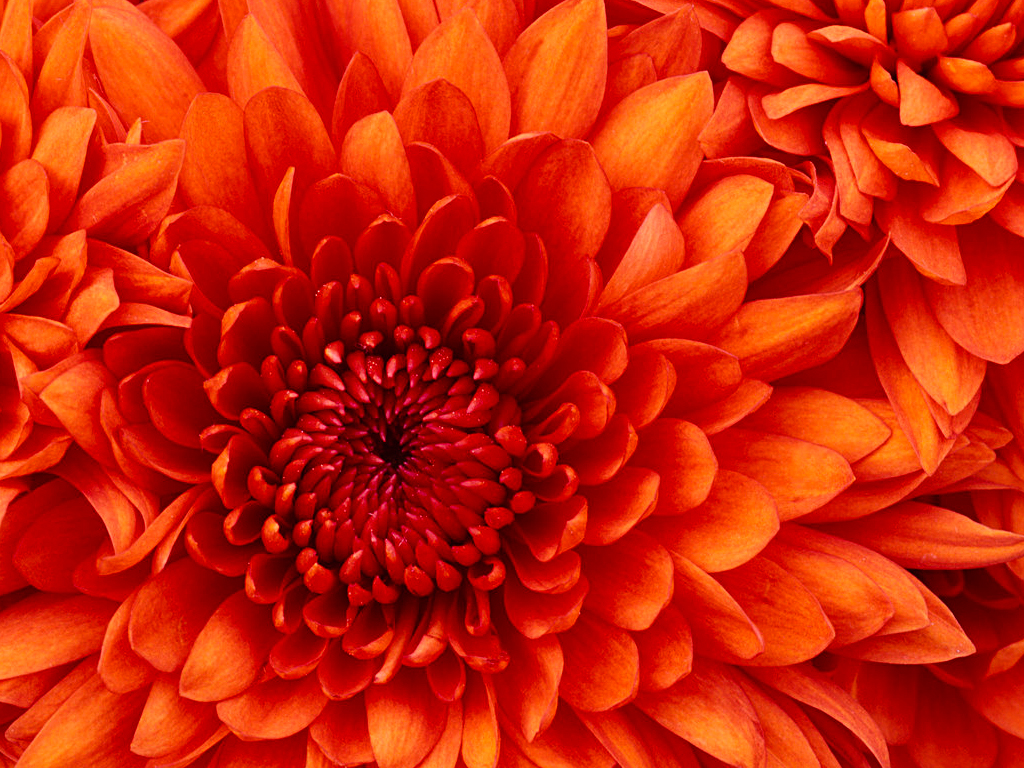
#> input picture detect-color/Chrysanthemum.jpg, 1024 x 768 px
$ python detect_color.py --image Chrysanthemum.jpg
#> lines starting #> are read from the running program, lines starting #| are printed output that depends on the picture; after the words box and inside, x2 and y2 are one past the last pixel; in counts of white or black regions, pixels touching at a corner belong together
# import the necessary packages
import numpy as np
import argparse
import cv2

# construct the argument parse and parse the arguments
ap = argparse.ArgumentParser()
ap.add_argument("-i", "--image", help="path to the image")
args = vars(ap.parse_args())

# load the image
image = cv2.imread(args["image"])
#> image is the input picture: shape (768, 1024, 3); mean B, G, R 9.2, 35.5, 203.1

# define the list of boundaries
boundaries = [
    ([0, 0, 102], [204, 204, 255]),  # the REDs
    ([0, 51, 102], [204, 229, 255]),  # the Oranges
    ([25, 146, 190], [62, 174, 250]),
    ([103, 86, 65], [145, 133, 128])
]

# loop over the boundaries
for (lower, upper) in boundaries:
    # create NumPy arrays from the boundaries
    lower = np.array(lower, dtype="uint8")
    upper = np.array(upper, dtype="uint8")

    # find the colors within the specified boundaries and apply
    # the mask
    mask = cv2.inRange(image, lower, upper)
    output = cv2.bitwise_and(image, image, mask=mask)

    # show the images
    cv2.imshow("images", np.hstack([image, output]))
    cv2.waitKey(0)
#> this loop made 4 passes
#> pass 1, `mask = cv2.inRange(image, lower, upper)`:
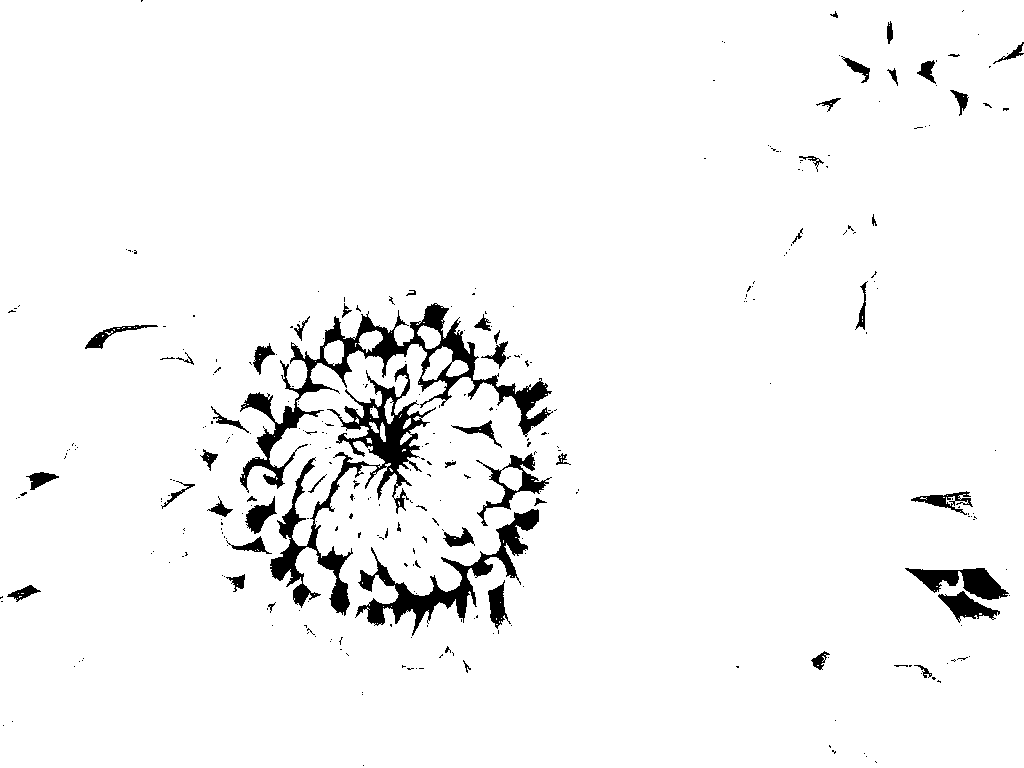
#> mask: shape (768, 1024); 95.9% white; 325 black regions (271 under 20 px), largest, box (x1, y1, x2, y2) and area: (240, 303, 553, 493) 8288, (270, 364, 436, 616) 7419, (355, 509, 539, 636) 4556
#> pass 1, `output = cv2.bitwise_and(image, image, mask=mask)`:
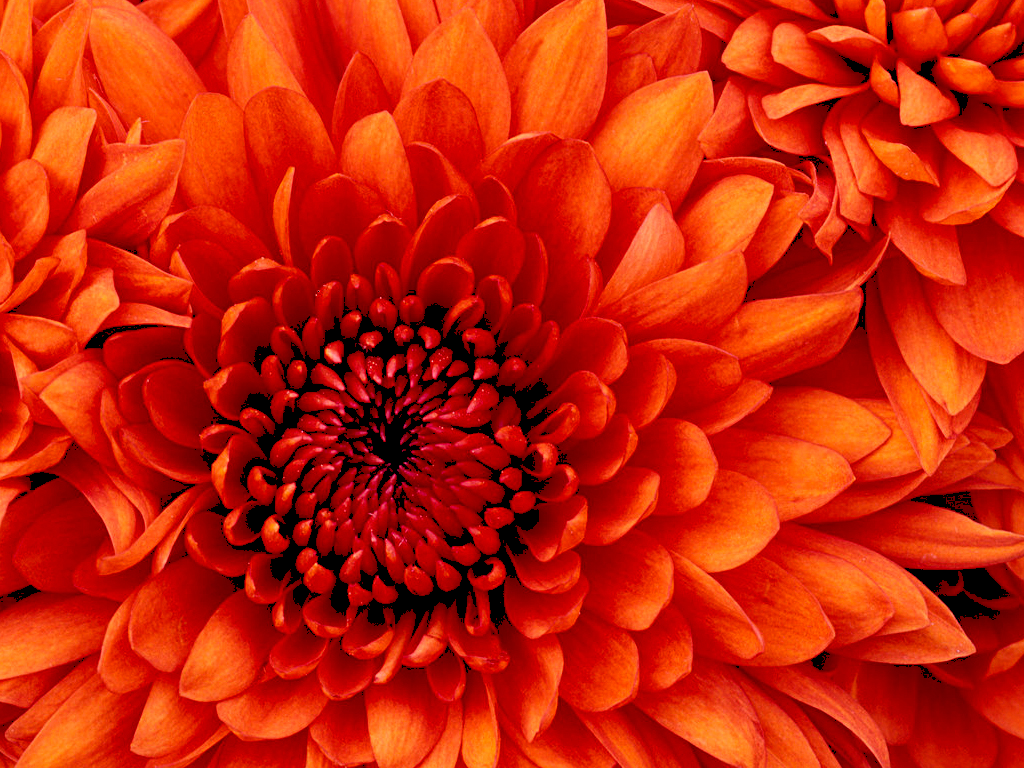
#> output: shape (768, 1024, 3); mean B, G, R 9.2, 35.5, 199.9
#> pass 1, `cv2.imshow("images", np.hstack([image, output]))`:
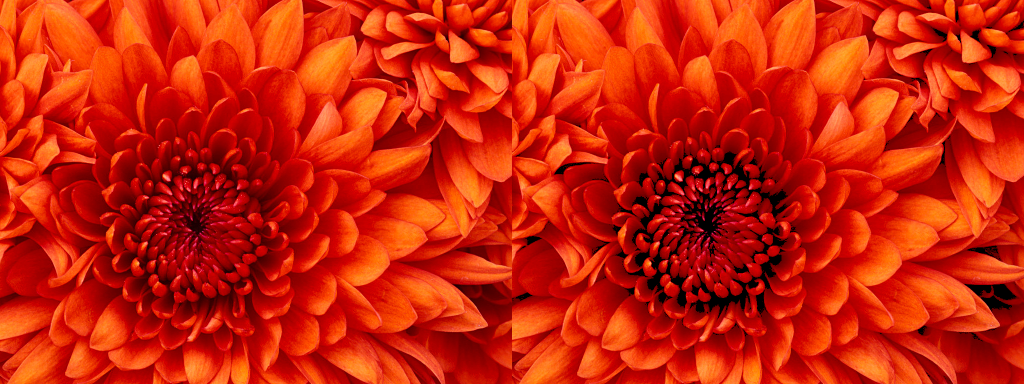
#> window 'images': shape (768, 2048, 3) (shown at 1/2 size); mean B, G, R 9.2, 35.5, 201.5
#> pass 2, `mask = cv2.inRange(image, lower, upper)`:
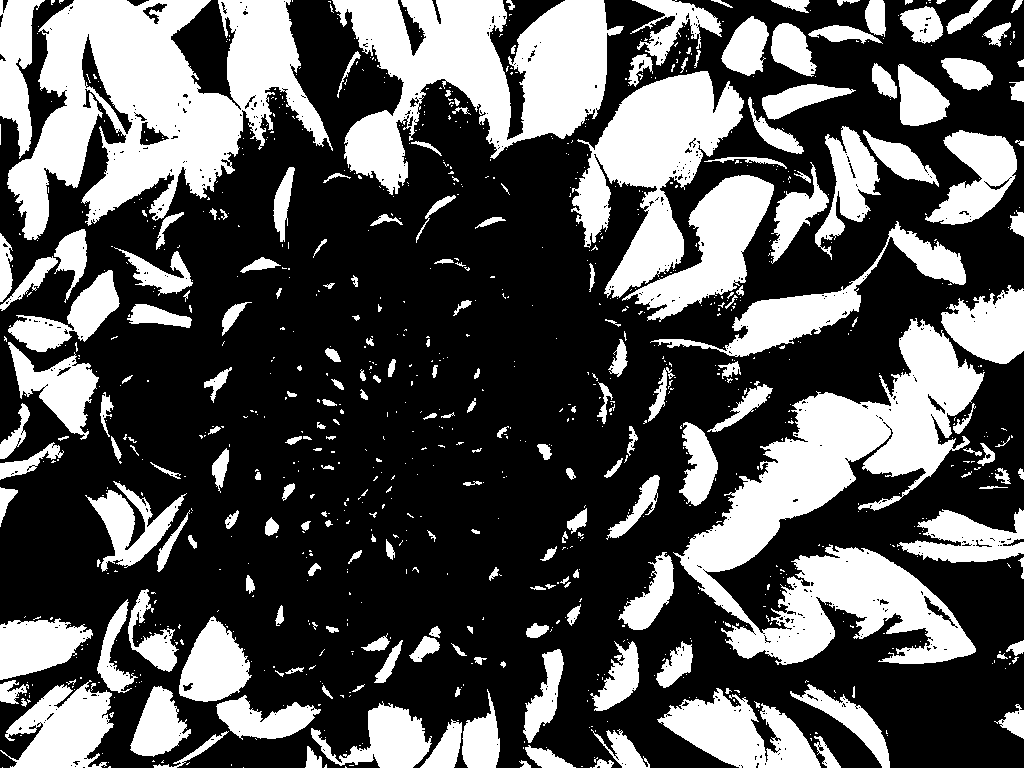
#> mask: shape (768, 1024); 33.7% white; 999 white regions (780 under 20 px), largest, box (x1, y1, x2, y2) and area: (673, 318, 985, 665) 40222, (7, 0, 333, 240) 38998, (332, 0, 624, 195) 27686

$ run again, on detect-color/Tulips.jpg
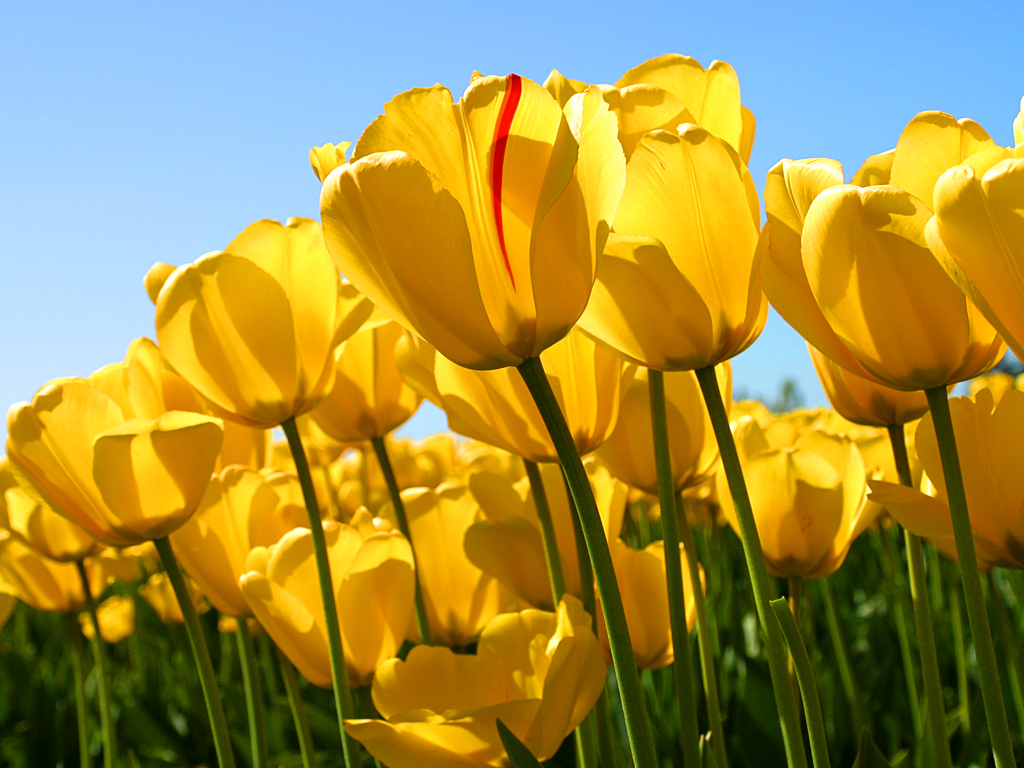
#> input picture detect-color/Tulips.jpg, 1024 x 768 px
#> image is the input picture: shape (768, 1024, 3); mean B, G, R 66.7, 143.3, 161.3
#> the loop `for (lower, upper) in boundaries:` made 4 passes
#> pass 1, `cv2.imshow("images", np.hstack([image, output]))`:
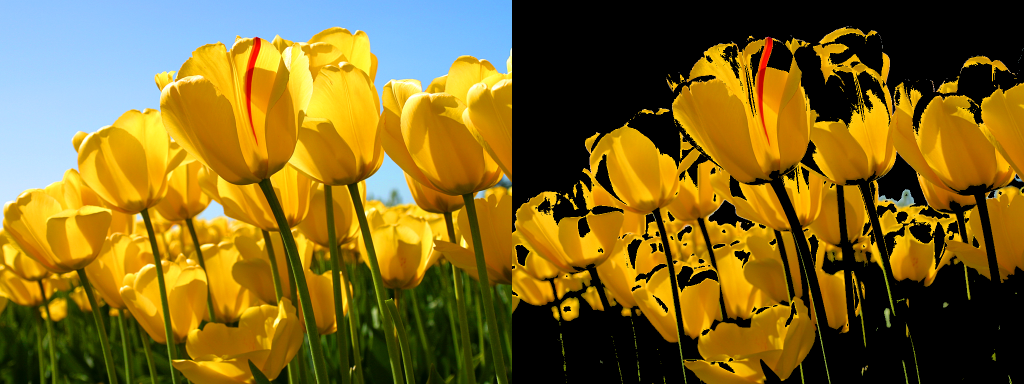
#> window 'images': shape (768, 2048, 3) (shown at 1/2 size); mean B, G, R 34.1, 102.5, 126.1
#> pass 2, `mask = cv2.inRange(image, lower, upper)`:
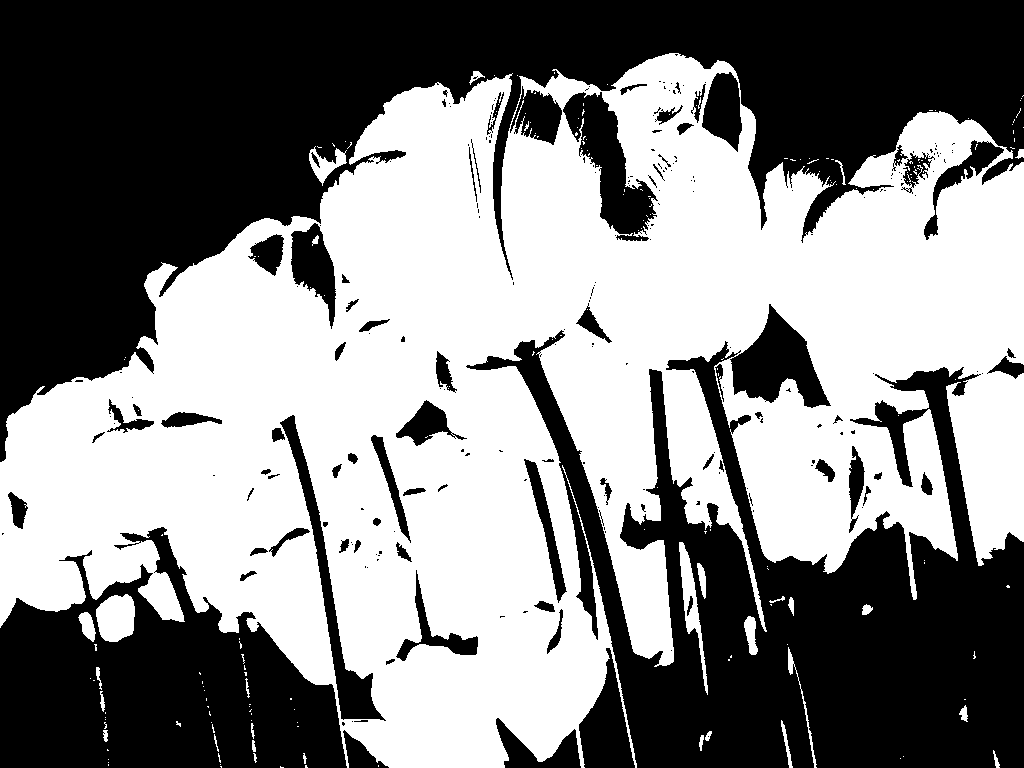
#> mask: shape (768, 1024); 52% white; 240 black regions (162 under 20 px), largest, box (x1, y1, x2, y2) and area: (0, 0, 1024, 462) 181677, (466, 304, 1024, 768) 107760, (0, 527, 347, 768) 49508
